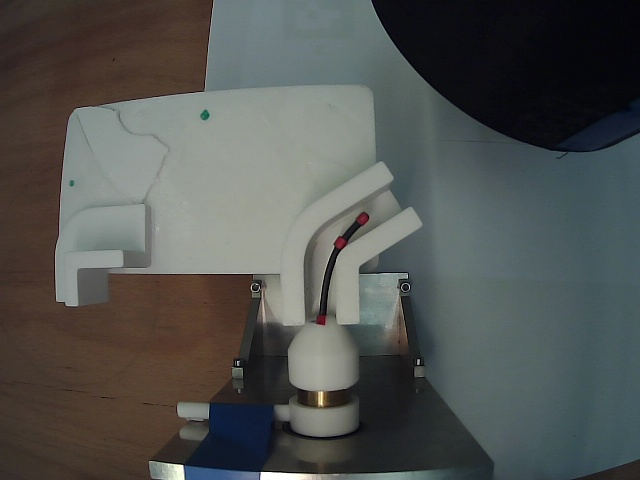
#> input picture focused_image 90.jpg, 640 x 480 px, given in place of the camera
$ python camera.py
#> lines starting #> are read from the running program, lines starting #| are printed output that depends on the picture; after the words box and inside, x2 and y2 are one past the last pixel; in counts of white or black regions, pixels touching at a corner belong together; long printed decimals are rounded
import cv2
import matplotlib.pyplot as plt
import numpy as np
import json
import os

ROI_CONFIG_FILE = "red_roi_box.json"   # where we store the box between runs

# ─── CAMERA CAPTURE ─────────────────────────────────────────────────────
def new_capture(filename='focused_image.jpg', focus=255):
#> called with filename = 'focused_image.jpg', focus = 255
    cap = cv2.VideoCapture(0)
    if not cap.isOpened():
        raise RuntimeError("Cannot open camera")

    # Warm-up
    for _ in range(5):
        cap.read()
#> this loop made 5 passes
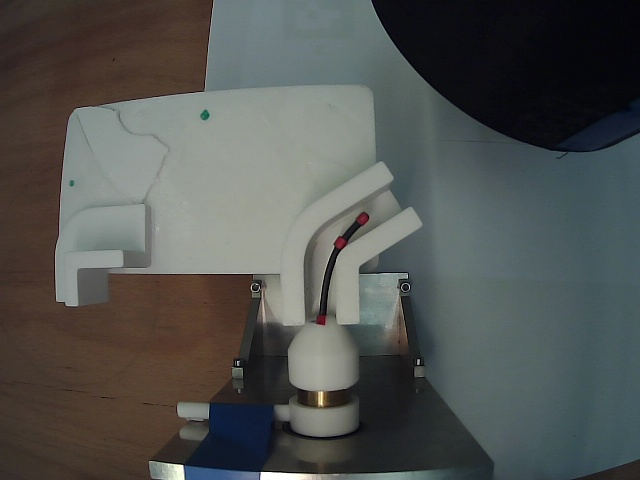
#> input picture focused_image 90.jpg, 640 x 480 px, given in place of the camera

    ret, frame = cap.read()
#> frame is the input picture: shape (480, 640, 3); mean B, G, R 81.5, 84.1, 81.9
    cap.release()

    if ret and frame is not None:
        cv2.imwrite(filename, frame)
        return filename
    else:
        raise RuntimeError("Failed to capture image")

# ─── ROI STORAGE / SELECTION ────────────────────────────────────────────
def save_roi_box(box, path=ROI_CONFIG_FILE):
    """
    box: (x, y, w, h) in image pixels.
    """
    data = {
        "x": int(box[0]),
        "y": int(box[1]),
        "w": int(box[2]),
        "h": int(box[3]),
    }
    with open(path, "w") as f:
        json.dump(data, f)
    print(f"[INFO] ROI saved to {path}: {data}")


def load_roi_box(path=ROI_CONFIG_FILE):
    """
    Returns box (x, y, w, h) if file exists, else None.
    """
    if not os.path.exists(path):
        return None
    with open(path, "r") as f:
        data = json.load(f)
    box = (int(data["x"]), int(data["y"]), int(data["w"]), int(data["h"]))
    print(f"[INFO] Loaded ROI from {path}: {data}")
    return box


def select_roi_interactive(image, window_name="Select red search area"):
    """
    Lets you draw a box with the mouse. Returns (x, y, w, h).
    Uses OpenCV's built-in ROI selector.
    """
    # clone to avoid modifying original
    img_copy = image.copy()
    cv2.namedWindow(window_name, cv2.WINDOW_NORMAL)
    # fromCenter=False = drag from corner to corner
    roi = cv2.selectROI(window_name, img_copy, fromCenter=False, showCrosshair=True)
    cv2.destroyWindow(window_name)

    x, y, w, h = roi
    if w == 0 or h == 0:
        return None
    return (x, y, w, h)

# ─── ANGLE UTILS ────────────────────────────────────────────────────────
class AngleUnwrapper:
    def __init__(self):
        self.prev = None
    def __call__(self, a):
        if self.prev is None:
            self.prev = a
            return a
        delta = a - self.prev
        if   delta > 180.0: a -= 360.0
        elif delta < -180.0: a += 360.0
        self.prev = a
        return a

unwrap_angle = AngleUnwrapper()

def compute_signed_angle(v1, v2):
    """Returns the signed angle in degrees from v1 to v2 (positive = CCW, negative = CW)."""
    angle1 = np.arctan2(v1[1], v1[0])
    angle2 = np.arctan2(v2[1], v2[0])
    angle_rad = angle2 - angle1
    angle_deg = np.degrees(angle_rad)

    # Normalize to [-180, 180] but restricted to [-90, 90] in your design
    if angle_deg > 90:
        angle_deg -= 180
    elif angle_deg < -90:
        angle_deg += 180

    return angle_deg

# ─── RED DETECTION WITH OPTIONAL ROI ────────────────────────────────────
def detect_red_points_and_angle(image_path, show=False, use_roi=True):
    """
    Detects 2 biggest red blobs in the image (optionally inside a stored / selected ROI),
    returns their pixel coordinates and the angle of the vector from pt1 -> pt2.

    If use_roi=True:
      - On first run (no ROI file), lets you draw a box with the mouse, saves it.
      - On future runs, loads that box and only looks for red inside it.
    """
#> called with image_path = 'focused_image.jpg', show = True, use_roi = True
    image = cv2.imread(image_path)
    if image is None:
        raise FileNotFoundError(f"Could not read image at {image_path}")

    h_full, w_full = image.shape[:2]
#> h_full = 480; w_full = 640

    # Decide ROI
    roi_box = None
    if use_roi:
        roi_box = load_roi_box()
#> (reads scrap/red_roi_box.json from the repository)
        if roi_box is None:
            print("[INFO] No ROI stored yet. Draw a box around the beam region.")
            roi_box = select_roi_interactive(image)
            if roi_box is None:
                raise RuntimeError("No ROI selected.")
            save_roi_box(roi_box)

    if roi_box is not None:
        x, y, w, h = roi_box
        # clamp to image bounds just in case
        x = max(0, min(x, w_full - 1))
#> x = 240
        y = max(0, min(y, h_full - 1))
#> y = 49
        w = max(1, min(w, w_full - x))
#> w = 126
        h = max(1, min(h, h_full - y))
#> h = 233
        roi_box = (x, y, w, h)
#> roi_box = (240, 49, 126, 233)
        roi_img = image[y:y+h, x:x+w]
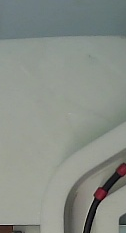
#> roi_img: shape (233, 126, 3); mean B, G, R 135, 142, 136.2
    else:
        # full image
        x, y, w, h = 0, 0, w_full, h_full
        roi_img = image

    # Convert ROI region to HSV
    image_hsv = cv2.cvtColor(roi_img, cv2.COLOR_BGR2HSV)
#> image_hsv: shape (233, 126, 3); mean H, S, V 55.5, 21.2, 142.8

    # Red thresholds
    # red_ranges = [
    #     (np.array([0,   140, 80]), np.array([10, 255, 255])),
    #     (np.array([170, 140, 80]), np.array([180, 255, 255]))
    # ]
    red_ranges = [
        (np.array([0, 50, 50]), np.array([10, 255, 255])),
        (np.array([160, 50, 50]), np.array([180, 255, 255]))
    ]
    red_mask = None
    for lower_red, upper_red in red_ranges:
        temp_mask = cv2.inRange(image_hsv, lower_red, upper_red)
        red_mask = temp_mask if red_mask is None else cv2.bitwise_or(red_mask, temp_mask)
#> this loop made 2 passes
#> pass 1, in detect_red_points_and_angle, `temp_mask = cv2.inRange(image_hsv, lower_red, upper_red)`:
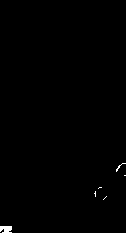
#> temp_mask: shape (233, 126); 0.36% white; 6 white regions (5 under 20 px), largest, box (x1, y1, x2, y2) and area: (0, 226, 12, 233) 72
#> pass 2, in detect_red_points_and_angle, `temp_mask = cv2.inRange(image_hsv, lower_red, upper_red)`:
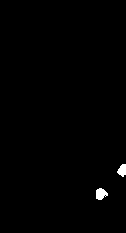
#> temp_mask: shape (233, 126); 0.63% white; 2 white regions, box (x1, y1, x2, y2) and area: (96, 188, 108, 200) 103, (117, 164, 126, 177) 82
#> pass 2, in detect_red_points_and_angle, `red_mask = temp_mask if red_mask is None else cv2.bitwise_or(red_mask,..`:
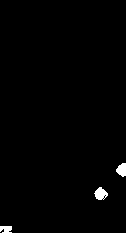
#> red_mask: shape (233, 126); 0.99% white; 3 white regions

    contours, _ = cv2.findContours(red_mask, cv2.RETR_EXTERNAL, cv2.CHAIN_APPROX_SIMPLE)
#> contours = 3 contours; box (x1, y1, x2, y2) and area: (94, 187, 108, 200) 104, (116, 163, 126, 177) 84, (0, 226, 12, 233) 50
    if len(contours) < 2:
        raise ValueError("Less than two red points detected inside ROI!")

    # Take the largest two contours
    sorted_contours = sorted(contours, key=cv2.contourArea, reverse=True)[:2]
#> sorted_contours = 2 contours; box (x1, y1, x2, y2) and area: (94, 187, 108, 200) 104, (116, 163, 126, 177) 84
    red_centers = []
    for cnt in sorted_contours:
        M = cv2.moments(cnt)
        if M["m00"] != 0:
            cx = int(M["m10"] / M["m00"])
            cy = int(M["m01"] / M["m00"])
            # convert ROI coords -> full image coords
            full_cx = cx + x
            full_cy = cy + y
            red_centers.append((full_cx, full_cy))
#> this loop made 2 passes
#> (cx, cy, full_cx, full_cy) on passes 1 to 2: (100, 193, 340, 242), (121, 169, 361, 218)
#> after the loop, red_centers = [(340, 242), (361, 218)]

    if len(red_centers) < 2:
        raise ValueError("Could not compute both marker centroids.")

    # sort by y then x (as you had)
    red_centers.sort(key=lambda p: (p[1], p[0]))
    pt1, pt2 = red_centers
#> pt1 = (361, 218); pt2 = (340, 242)

    vector = np.array(pt2, dtype=np.float32) - np.array(pt1, dtype=np.float32)
#> vector = [-21, 24]
    reference = np.array([0.0, 1.0])  # "down"
    raw_angle = compute_signed_angle(reference, vector)
#> in compute_signed_angle, `angle2 = np.arctan2(v2[1], v2[0])`: angle2 = 2.29
#> in compute_signed_angle, `angle_rad = angle2 - angle1`: angle_rad = 0.719
#> in compute_signed_angle, `angle_deg = np.degrees(angle_rad)`: angle_deg = 41.19
#> raw_angle = 41.19
    angle = unwrap_angle(raw_angle)
#> angle = 41.19

    if show:
        vis = image.copy()

        # draw ROI box if used
        if roi_box is not None:
            x, y, w, h = roi_box
            cv2.rectangle(vis, (x, y), (x + w, y + h), (0, 255, 255), 2)
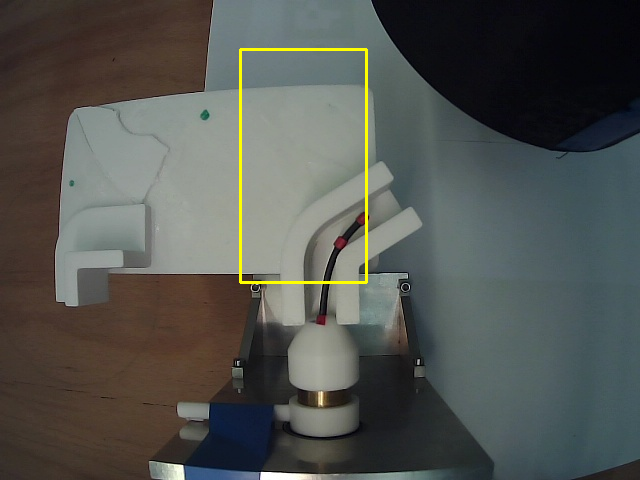
#> vis: shape (480, 640, 3); mean B, G, R 80.6, 85, 82.8

        # draw points and line
        cv2.circle(vis, pt1, 5, (255, 0, 0), -1)
#> vis: shape (480, 640, 3); 0.03% of pixels changed, all inside (x1, y1, x2, y2) = (356, 213, 367, 224)
        cv2.circle(vis, pt2, 5, (0, 0, 255), -1)
#> vis: shape (480, 640, 3); mean B, G, R 80.7, 85, 82.8
        cv2.line(vis, pt1, pt2, (0, 255, 0), 2)
#> vis: shape (480, 640, 3); mean B, G, R 80.7, 85.1, 82.8

        plt.imshow(cv2.cvtColor(vis, cv2.COLOR_BGR2RGB))
        plt.title(f"Beam Angle: {angle:.2f}°")
        plt.axis("off")
        plt.show()

    return pt1, pt2, angle, roi_box

# ─── MAIN ───────────────────────────────────────────────────────────────
if __name__ == "__main__":
    # Capture or use existing
    img_file = new_capture(filename="focused_image.jpg")
    # img_file = "focused_image.jpg"  # if you want to reuse existing

    pt1, pt2, angle, roi_box = detect_red_points_and_angle(
        img_file,
        show=True,
        use_roi=True
    )
#> pt1 = (361, 218); pt2 = (340, 242); angle = 41.19; roi_box = (240, 49, 126, 233)

    print("Red points (image coordinates):")
    print("  pt1:", pt1)
#|   pt1: (361, 218)
    print("  pt2:", pt2)
#|   pt2: (340, 242)
    print("Angle (deg):", angle)
#| Angle (deg): 41.186
    if roi_box is not None:
        print("ROI used (x, y, w, h):", roi_box)
#| ROI used (x, y, w, h): (240, 49, 126, 233)
